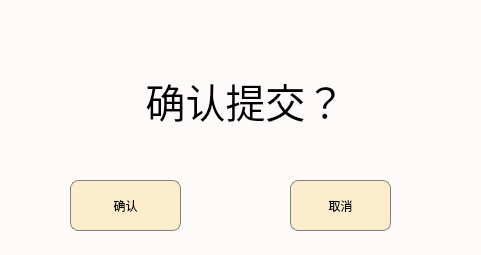
<?xml version="1.0" encoding="UTF-8"?>
<ui version="4.0">
 <class>MSummit</class>
 <widget class="QWidget" name="MSummit">
  <property name="geometry">
   <rect>
    <x>0</x>
    <y>0</y>
    <width>481</width>
    <height>255</height>
   </rect>
  </property>
  <property name="minimumSize">
   <size>
    <width>481</width>
    <height>255</height>
   </size>
  </property>
  <property name="maximumSize">
   <size>
    <width>481</width>
    <height>255</height>
   </size>
  </property>
  <property name="windowTitle">
   <string>Form</string>
  </property>
  <property name="styleSheet">
   <string notr="true">background-color: rgb(255, 250, 250);</string>
  </property>
  <widget class="QPushButton" name="yes">
   <property name="geometry">
    <rect>
     <x>70</x>
     <y>180</y>
     <width>111</width>
     <height>51</height>
    </rect>
   </property>
   <property name="styleSheet">
    <string notr="true">QPushButton{color: rgb(0, 0, 0);background:rgb(252, 238, 205);border:1px solid grey; border-radius: 8px;}
QPushButton:hover{border-color:rgb(139,170,105)}
QPushButton:pressed{border-color:gray;background-color:rgb(148, 148, 148);}
QPushButton:disabled{border-color:gray;background-color: rgb(99, 99, 99);
}</string>
   </property>
   <property name="text">
    <string>确认</string>
   </property>
  </widget>
  <widget class="QPushButton" name="no">
   <property name="geometry">
    <rect>
     <x>290</x>
     <y>180</y>
     <width>101</width>
     <height>51</height>
    </rect>
   </property>
   <property name="styleSheet">
    <string notr="true">QPushButton{color: rgb(0, 0, 0);background:rgb(252, 238, 205);border:1px solid grey; border-radius: 8px;}
QPushButton:hover{border-color:rgb(139,170,105)}
QPushButton:pressed{border-color:gray;background-color:rgb(148, 148, 148);}
QPushButton:disabled{border-color:gray;background-color: rgb(99, 99, 99);
}</string>
   </property>
   <property name="text">
    <string>取消</string>
   </property>
  </widget>
  <widget class="QLabel" name="label">
   <property name="geometry">
    <rect>
     <x>140</x>
     <y>70</y>
     <width>211</width>
     <height>61</height>
    </rect>
   </property>
   <property name="font">
    <font>
     <family>方正粗黑宋简体</family>
     <pointsize>30</pointsize>
    </font>
   </property>
   <property name="text">
    <string>确认提交？</string>
   </property>
   <property name="alignment">
    <set>Qt::AlignCenter</set>
   </property>
  </widget>
 </widget>
 <resources/>
 <connections/>
</ui>
